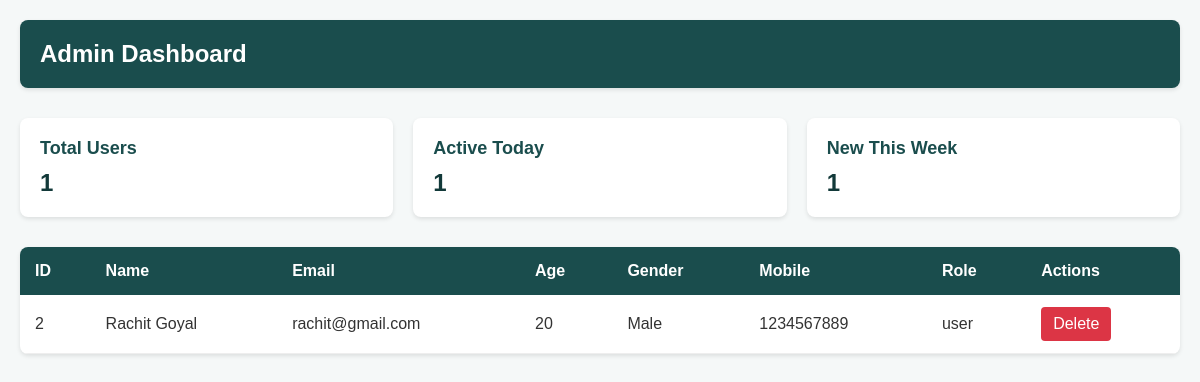
The app's page /admin (signed in), older data.
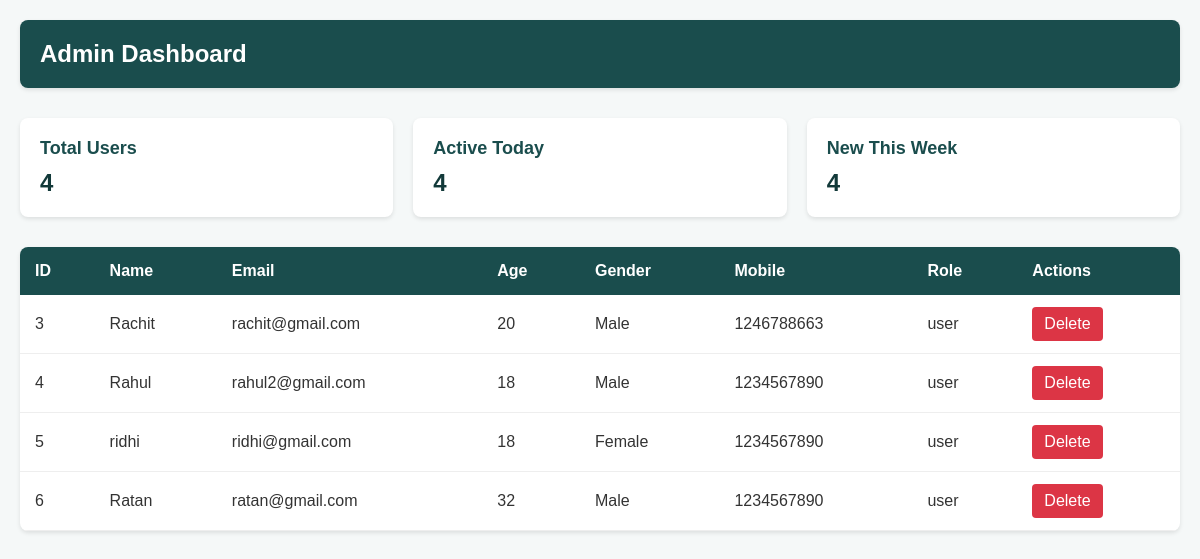
The same page, newer data.
### app.py (models this page shows, shortened)
class User(db.Model, UserMixin):
    _tablename_ = "user"
    id = db.Column(db.Integer, primary_key=True)
    name = db.Column(db.String(150), nullable=False)
    email = db.Column(db.String(150), unique=True, nullable=False)
    age = db.Column(db.Integer, nullable=True)
    gender = db.Column(db.String(150), nullable=True)
    password_hash = db.Column(db.String(256), nullable=False)
    mobile = db.Column(db.String(15), nullable=False)
    role = db.Column(db.String(50), nullable=False, default='user')

### app.py (the view)
@app.route('/admin')
@login_required
@admin_required
def admin():
    users = User.query.filter(User.role != 'admin').all()
    return render_template("data.html", users=users)

### app.py (called while the page is built)
def admin_required(func):
    @wraps(func)
    def wrapper(*args, **kwargs):
        if not current_user.is_authenticated or current_user.role != 'admin':
            flash("Access denied! Admin privileges required.", "danger")
            return redirect(url_for('home'))  # This is currently redirecting to 'home'
        return func(*args, **kwargs)
    return wrapper

@login_manager.user_loader
def load_user(user_id):
    return User.query.get(int(user_id))

### templates/data.html (shortened to what this page needs)
<!DOCTYPE html>
<html lang="en">
<head>
</head>
<body>
    <div class="admin-container">
        <div class="admin-header">
            <h2>Admin Dashboard</h2>
        </div>
        <div class="admin-stats">
            <div class="stat-card">
                <h3>Total Users</h3>
                <p>{{ users|length }}</p>
            </div>
            <div class="stat-card">
                <h3>Active Today</h3>
                <p>{{ users|length }}</p>
            </div>
            <div class="stat-card">
                <h3>New This Week</h3>
                <p>{{ users|length }}</p>
            </div>
        </div>
        {% if users %}
        <div class="data-table">
            <table>
                <thead>
                    <tr>
                        <th>ID</th>
                        <th>Name</th>
                        <th>Email</th>
                        <th>Age</th>
                        <th>Gender</th>
                        <th>Mobile</th>
                        <th>Role</th>
                        <th>Actions</th>
                    </tr>
                </thead>
                <tbody>
                    {% for user in users %}
                    <tr>
                        <td>{{ user.id }}</td>
                        <td>{{ user.name }}</td>
                        <td>{{ user.email }}</td>
                        <td>{{ user.age }}</td>
                        <td>{{ user.gender }}</td>
                        <td>{{ user.mobile }}</td>
                        <td>{{ user.role }}</td>
                        <td>
                            <div class="action-buttons">
                                <a href="{{ url_for('delete', id=user.id) }}" class="btn btn-danger"
                                    onclick="return confirm('Are you sure you want to delete this user?')">Delete</a>
                            </div>
                        </td>
                    </tr>
                    {% endfor %}
                </tbody>
            </table>
        </div>
        {% else %}
        <div class="empty-state">
            <p>No registered users found.</p>
        </div>
        {% endif %}
    </div>
</body>
</html>

### templates/data.html (style rules this page uses)
:root { --primary-color: #1a4d4d; --primary-light: #2a6363; --primary-dark: #123939; --accent-color: #e6f2f2; --text-light: #ffffff; --text-dark: #333333; --danger-color: #dc3545; --warning-color: #ffc107; }
body { margin: 0; padding: 0; font-family: 'Arial', sans-serif; background-color: #f5f8f8; color: var(--text-dark); }
.admin-container { max-width: 1200px; margin: 0 auto; padding: 20px; }
.admin-header { background-color: var(--primary-color); color: var(--text-light); padding: 20px; border-radius: 8px; margin-bottom: 30px; box-shadow: 0 2px 4px rgba(0, 0, 0, 0.1); }
.admin-header h2 { margin: 0; font-size: 24px; }
.admin-stats { display: grid; grid-template-columns: repeat(auto-fit, minmax(250px, 1fr)); gap: 20px; margin-bottom: 30px; }
.stat-card { background-color: var(--text-light); padding: 20px; border-radius: 8px; box-shadow: 0 2px 4px rgba(0, 0, 0, 0.1); transition: transform 0.2s; }
.stat-card h3 { color: var(--primary-color); margin: 0 0 10px 0; font-size: 18px; }
.stat-card p { font-size: 24px; font-weight: bold; margin: 0; color: var(--primary-dark); }
.data-table { background-color: var(--text-light); border-radius: 8px; box-shadow: 0 2px 4px rgba(0, 0, 0, 0.1); overflow: hidden; }
table { width: 100%; border-collapse: collapse; }
th { background-color: var(--primary-color); color: var(--text-light); padding: 15px; text-align: left; font-weight: 600; }
td { padding: 12px 15px; border-bottom: 1px solid #eee; }
.action-buttons { display: flex; gap: 10px; }
.btn { padding: 8px 12px; border-radius: 4px; text-decoration: none; font-weight: 500; transition: opacity 0.2s; }
.btn-danger { background-color: var(--danger-color); color: var(--text-light); }

Row changes from the older to the newer data that the page shows:
removed User: id "2", name "Rachit Goyal", email "rachit@gmail.com", age "20", gender "Male", mobile "1234567889", role "user"
added User: id "3", name "Rachit", email "rachit@gmail.com", age "20", gender "Male", mobile "1246788663", role "user"
added User: id "4", name "Rahul", email "rahul2@gmail.com", age "18", gender "Male", mobile "1234567890", role "user"
added User: id "5", name "ridhi", email "ridhi@gmail.com", age "18", gender "Female", mobile "1234567890", role "user"
added User: id "6", name "Ratan", email "ratan@gmail.com", age "32", gender "Male", mobile "1234567890", role "user"
Text that changed along with them:
{{ users|length }}: "1" → "4"
